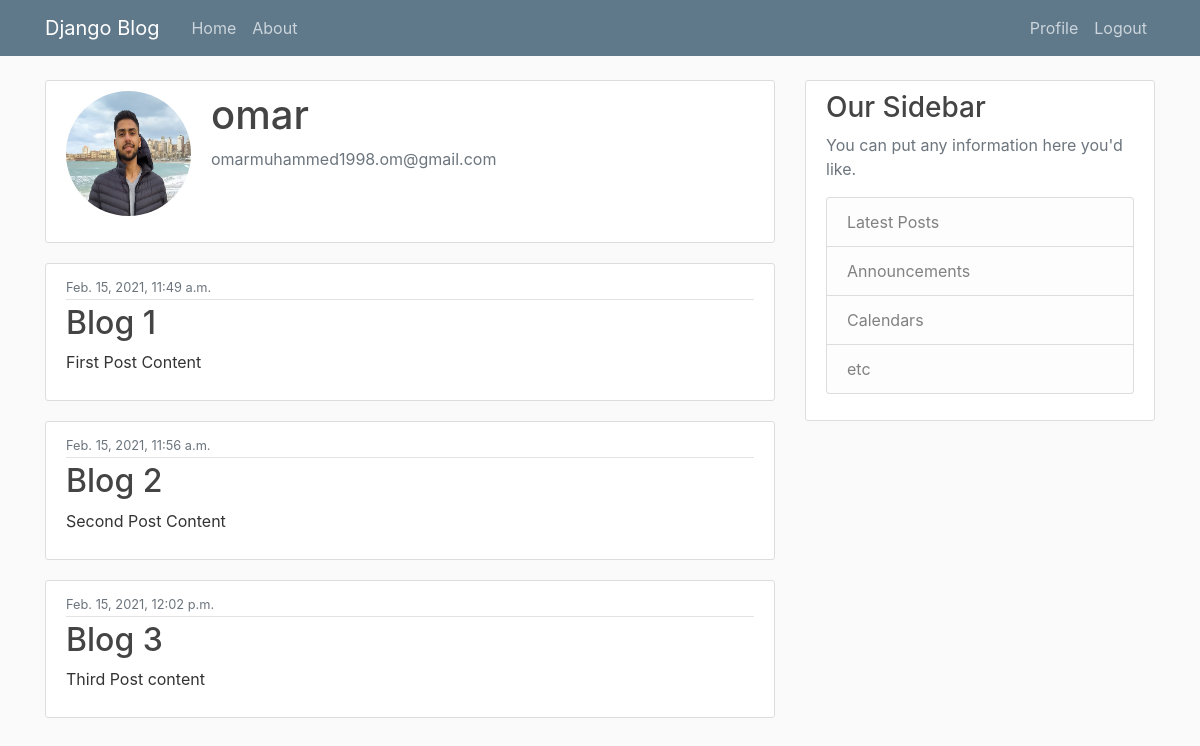
The page /users/profile/ (signed in) on the database its author committed.
### users/models.py (models this page shows, shortened)
class Profile(models.Model):
    user = models.OneToOneField(User, on_delete=models.CASCADE)
    image = models.ImageField(default='default.jpg', upload_to='profile_pics')

### blog/models.py (models this page shows, shortened)
class Post(models.Model):
    title = models.CharField(max_length=100)
    content = models.TextField()
    date_posted = models.DateTimeField(default=timezone.now)
    author = models.ForeignKey(User, on_delete=models.CASCADE, related_name='author')

### users/views.py (the view)
# urls.py: path('profile/', users_views.profile, name='profile'),
@login_required
def profile(request):
    context = {
        'title': request.user.username,
        'posts': Post.objects.filter(author_id=request.user.id).all()
    }
    return render(request, 'users/profile.html', context)

### users/templates/users/profile.html
{% extends 'blog/layout.html' %} {% block content %}
<div class="content-section">
  <div class="media">
    <a href="{{user.profile.image.url}}" target="_blank"
      ><img
        class="rounded-circle account-img"
        src="{{user.profile.image.url}}"
        alt="profile_picture"
    /></a>
    <div class="media-body">
      <h2 class="account-heading">{{ user.username }}</h2>
      <p class="text-secondary">{{ user.email }}</p>
    </div>
  </div>
</div>
{% for post in posts %}
<article class="media content-section">
  <div class="media-body">
    <div class="article-metadata">
      <small class="text-muted">{{ post.date_posted }}</small>
    </div>
    <h2><a class="article-title" href="#">{{ post.title }}</a></h2>
    <p class="article-content">{{ post.content }}</p>
  </div>
</article>
{% endfor %} {% endblock content %}

### blog/static/blog/main.css (style rules this page uses)
body { background: #fafafa; color: #333333; margin-top: 5rem; }
h1, h2, h3, h4, h5, h6 { color: #444444; }
.content-section { background: #ffffff; padding: 10px 20px; border: 1px solid #dddddd; border-radius: 3px; margin-bottom: 20px; }
.article-title { color: #444444; }
.article-content { white-space: pre-line; }
.article-metadata { padding-bottom: 1px; margin-bottom: 4px; border-bottom: 1px solid #e3e3e3; }
.account-img { height: 125px; width: 125px; margin-right: 20px; margin-bottom: 16px; }
.account-heading { font-size: 2.5rem; }

### rows shown on the page
Post: date_posted "Feb. 15, 2021, 11:49 a.m.", title "Blog 1", content "First Post Content"
Post: date_posted "Feb. 15, 2021, 11:56 a.m.", title "Blog 2", content "Second Post Content"
Post: date_posted "Feb. 15, 2021, 12:02 p.m.", title "Blog 3", content "Third Post content"

### other values the page prints
{{ user.username }} "omar"
{{ user.email }} "omarmuhammed1998.om@gmail.com"
